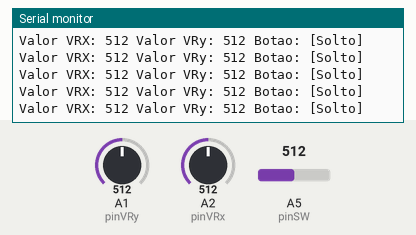
This sketch was run on a simulated Arduino Uno, built with avr-gcc and run on an emulated ATmega328P. On the bench: the last lines printed to the serial monitor. Inputs (shaded band) come from the test bench; at power-on: A1 (pinVRy) = 512, A2 (pinVRx) = 512, A5 (pinSW) = 512.

Above: at 1.2 s.
1.3 s: A1 (pinVRy) set to 106
At 1.41 s:
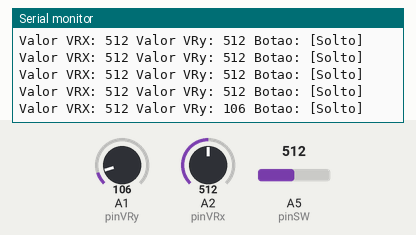
4.3 s: A1 (pinVRy) set to 89
At 4.32 s:
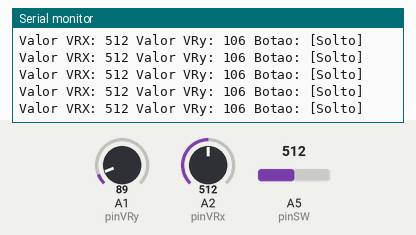
7.3 s: A2 (pinVRx) set to 982
At 7.32 s:
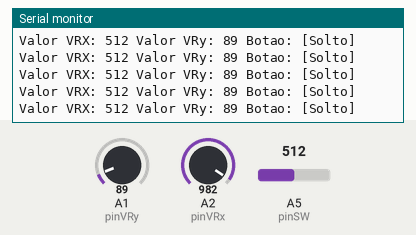
10.3 s: A2 (pinVRx) set to 1012
At 10.32 s:
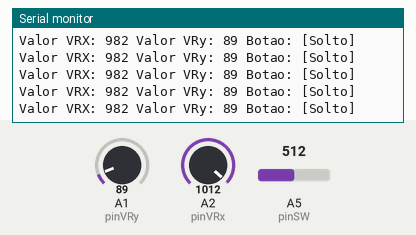
Timing chart, 0 to 13.3 s (numbered marks = the images above; inputs shaded):
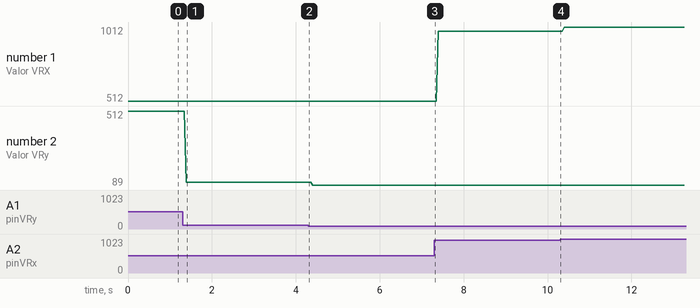

Measured:
- after the input at 1.3 s, the serial monitor: prints a new line after 0.09 s (image 1)
- plotted number 1: 512 → 982 after the input at 7.3 s, 982 → 1012 after the input at 10.3 s
- plotted number 2: 512 → 106 after the input at 1.3 s, 106 → 89 after the input at 4.3 s

The sketch:

Joestike.ino
```cpp
#define pinVRx A2
#define pinVRy A1
#define pinSW 5

void setup() {
  pinMode(pinVRx,INPUT);
  pinMode(pinVRy,INPUT);
  pinMode(pinSW,INPUT);
  Serial.begin(9600);
}

void loop() {
  int valorVRx = analogRead(pinVRx);
  int valorVRy = analogRead(pinVRy);
  bool statusSW = analogRead(pinSW);

  Serial.print("Valor VRX: ");
  Serial.print(valorVRx);
  Serial.print(" Valor VRy: ");
  Serial.print(valorVRy);

  if (statusSW){
    Serial.println(" Botao: [Solto]");
  }  else{
     Serial.println(" Butao: [Apertado] ");
  }
  }
```
